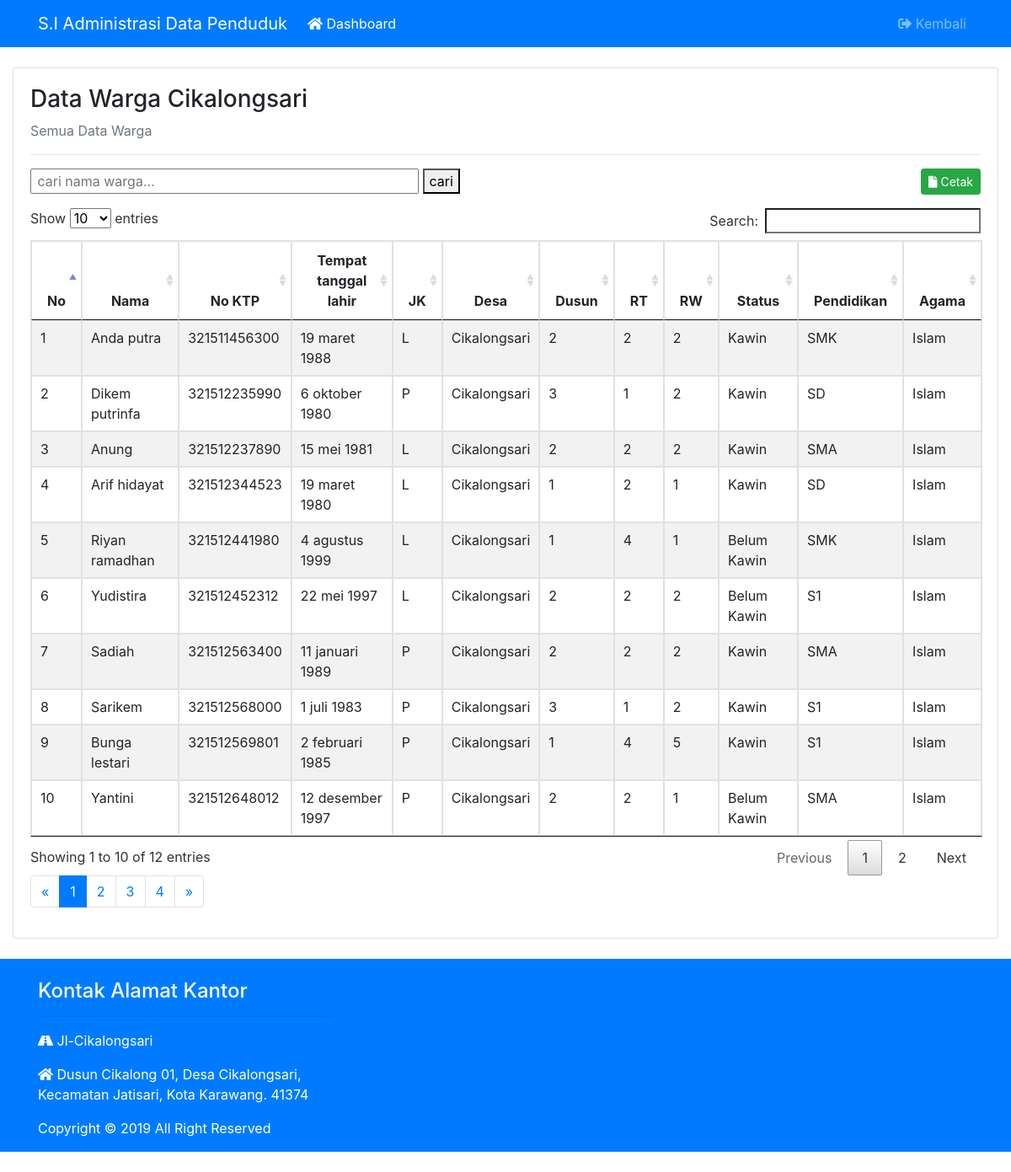
Screenshot of /user/user_warga.php with the database file from the repository.
### tables this page shows
CREATE TABLE `warga` (
  `warga_id` int(11) NOT NULL,
  `warga_nama` varchar(55) NOT NULL,
  `warga_nik` varchar(22) NOT NULL,
  `warga_ttl` varchar(55) NOT NULL,
  `warga_jk` varchar(9) NOT NULL,
  `warga_desa` varchar(22) NOT NULL,
  `warga_dusun` int(11) NOT NULL,
  `warga_rt` varchar(11) NOT NULL,
  `warga_rw` varchar(11) NOT NULL,
  `warga_status` varchar(22) NOT NULL,
  `warga_pendidikan` varchar(22) NOT NULL,
  `warga_agama` varchar(22) NOT NULL
);

### user/user_warga.php (the view, shortened to what this page needs)
<?php
include 'user_header.php';
?>
<div class="container-fluid">
	<div class="card">
		<div class="card-body">
			<h3>Data Warga Cikalongsari</h3>
			<p class="text-muted">Semua Data Warga</p>
			<hr>
			<a class="btn btn-success btn-sm mb-3 float-right" href="user_warga_cetak.php" target="_blank"><i class="fa fa-file"></i> Cetak</a>
			<form action="" method="post">
				<input type="text" name="keyword" size="40" placeholder=" cari nama warga..." autocomplete="off" id="keyword">
				<button type="submit" name="cari" id="tombol-cari">cari</button>
			</form>
			<table class="table table-bordered table-hover table-striped table-saya">
				<thead align="center">
					<tr>
						<th>No</th>
						<th>Nama</th>
						<th>No KTP</th>
						<th>Tempat tanggal lahir</th>
						<th>JK</th>
						<th>Desa</th>
						<th>Dusun</th>
						<th>RT</th>
						<th>RW</th>
						<th>Status</th>
						<th>Pendidikan</th>
						<th>Agama</th>
					</tr>
				</thead>
				<tbody>
					<?php
					$warga = mysqli_query($koneksi,"SELECT * FROM warga");
					while($w = mysqli_fetch_array($warga)){
					?>
					<tr>
						<td><?php echo $w['warga_id']; ?></td>
						<td><?php echo $w['warga_nama']; ?></td>
						<td><?php echo $w['warga_nik']; ?></td>
						<td><?php echo $w['warga_ttl']; ?></td>
						<td><?php echo $w['warga_jk']; ?></td>
						<td><?php echo $w['warga_desa']; ?></td>
						<td><?php echo $w['warga_dusun']; ?></td>
						<td><?php echo $w['warga_rt']; ?></td>
						<td><?php echo $w['warga_rw']; ?></td>
						<td><?php echo $w['warga_status']; ?></td>
						<td><?php echo $w['warga_pendidikan']; ?></td>
						<td><?php echo $w['warga_agama']; ?></td>
					</tr>
					<?php
					}
					?>
				</tbody>
			</table>
			<nav aria-label="Page navigation example">
			  <ul class="pagination">
			    <li class="page-item">
			      <a class="page-link" href="#" aria-label="Previous">
			        <span aria-hidden="true">&laquo;</span>
			      </a>
			    </li>
			    <li class="page-item active"><a class="page-link" href="#">1</a></li>
			    <li class="page-item"><a class="page-link" href="#">2</a></li>
			    <li class="page-item"><a class="page-link" href="#">3</a></li>
					<li class="page-item"><a class="page-link" href="#">4</a></li>
			    <li class="page-item">
			      <a class="page-link" href="#" aria-label="Next">
			        <span aria-hidden="true">&raquo;</span>
			      </a>
			    </li>
			  </ul>
			</nav>
		</div>
	</div>
</div>
<br>
<?php
include 'user_footer.php';
?>

### user/user_header.php (shortened to what this page needs)
<!DOCTYPE html>
<html>
<head>
	<link rel="stylesheet" type="text/css" href="../assets/font-awesome/css/all.css">
	<link href="../assets/css/bootstrap.css" type="text/css" rel="stylesheet">
	<link rel="stylesheet" type="text/css" href="../assets/DataTables/datatables.min.css">
</head>
<body>
	<nav class="navbar navbar-expand-lg navbar-dark bg-primary mb-4">
		<div class="container">
			<a class="navbar-brand" href="../index.php">S.I Administrasi Data Penduduk</a>
			<div class="collapse navbar-collapse" id="navbarSupportedContent">
				<ul class="navbar-nav mr-auto">
					<li class="nav-item active">
						<a class="nav-link" href="#"><i class="fa fa-home"></i> Dashboard <span class="sr-only">(current)</span></a>
					</li>
				</ul>
				<ul class="navbar-nav ml-auto">
					<li class="nav-item">
						<a class="nav-link" href="../index.php"><i class="fa fa-sign-out-alt"></i> Kembali</a>
					</li>
				</ul>
			</div>
		</div>
	</nav>

### user/user_footer.php (shortened to what this page needs)
<footer>
	<div class="navbar-dark bg-primary">
		<div class="container">
			<div class="row">
				<div class="col-md-4">
					<br>
					<h4 class="footer-title" style="color: white">Kontak Alamat Kantor</h4>
					<hr>
					<div class="footer-content">
						<p style="color: white" class="i-flex"><i class="fas fa-road"></i> Jl-Cikalongsari</p>
						<p style="color: white" class="i-flex"><i class="fa fa-home"></i> Dusun Cikalong 01, Desa Cikalongsari, 			Kecamatan Jatisari, Kota Karawang. 41374 </p>
							<p style="color: white"> Copyright &copy; 2019
    					    All Right Reserved </p>
					</div>
				</div>
			</div>
		</div>
	</div>
</footer>
<br>
</body>
</html>

### rows the page displays
warga: warga "1", warga_nama "Anda putra", warga_nik "321511456300", warga_ttl "19 maret 1988", warga_jk "L", warga_desa "Cikalongsari", warga_dusun "2", warga_rt "2", warga_rw "2", warga_status "Kawin", warga_pendidikan "SMK", warga_agama "Islam"
warga: warga "2", warga_nama "Dikem putrinfa", warga_nik "321512235990", warga_ttl "6 oktober 1980", warga_jk "P", warga_desa "Cikalongsari", warga_dusun "3", warga_rt "1", warga_rw "2", warga_status "Kawin", warga_pendidikan "SD", warga_agama "Islam"
warga: warga "3", warga_nama "Anung", warga_nik "321512237890", warga_ttl "15 mei 1981", warga_jk "L", warga_desa "Cikalongsari", warga_dusun "2", warga_rt "2", warga_rw "2", warga_status "Kawin", warga_pendidikan "SMA", warga_agama "Islam"
warga: warga "4", warga_nama "Arif hidayat", warga_nik "321512344523", warga_ttl "19 maret 1980", warga_jk "L", warga_desa "Cikalongsari", warga_dusun "1", warga_rt "2", warga_rw "1", warga_status "Kawin", warga_pendidikan "SD", warga_agama "Islam"
warga: warga "5", warga_nama "Riyan ramadhan", warga_nik "321512441980", warga_ttl "4 agustus 1999", warga_jk "L", warga_desa "Cikalongsari", warga_dusun "1", warga_rt "4", warga_rw "1", warga_status "Belum Kawin", warga_pendidikan "SMK", warga_agama "Islam"
warga: warga "6", warga_nama "Yudistira", warga_nik "321512452312", warga_ttl "22 mei 1997", warga_jk "L", warga_desa "Cikalongsari", warga_dusun "2", warga_rt "2", warga_rw "2", warga_status "Belum Kawin", warga_pendidikan "S1", warga_agama "Islam"
warga: warga "7", warga_nama "Sadiah", warga_nik "321512563400", warga_ttl "11 januari 1989", warga_jk "P", warga_desa "Cikalongsari", warga_dusun "2", warga_rt "2", warga_rw "2", warga_status "Kawin", warga_pendidikan "SMA", warga_agama "Islam"
warga: warga "8", warga_nama "Sarikem", warga_nik "321512568000", warga_ttl "1 juli 1983", warga_jk "P", warga_desa "Cikalongsari", warga_dusun "3", warga_rt "1", warga_rw "2", warga_status "Kawin", warga_pendidikan "S1", warga_agama "Islam"
warga: warga "9", warga_nama "Bunga lestari", warga_nik "321512569801", warga_ttl "2 februari 1985", warga_jk "P", warga_desa "Cikalongsari", warga_dusun "1", warga_rt "4", warga_rw "5", warga_status "Kawin", warga_pendidikan "S1", warga_agama "Islam"
warga: warga "10", warga_nama "Yantini", warga_nik "321512648012", warga_ttl "12 desember 1997", warga_jk "P", warga_desa "Cikalongsari", warga_dusun "2", warga_rt "2", warga_rw "1", warga_status "Belum Kawin", warga_pendidikan "SMA", warga_agama "Islam"
